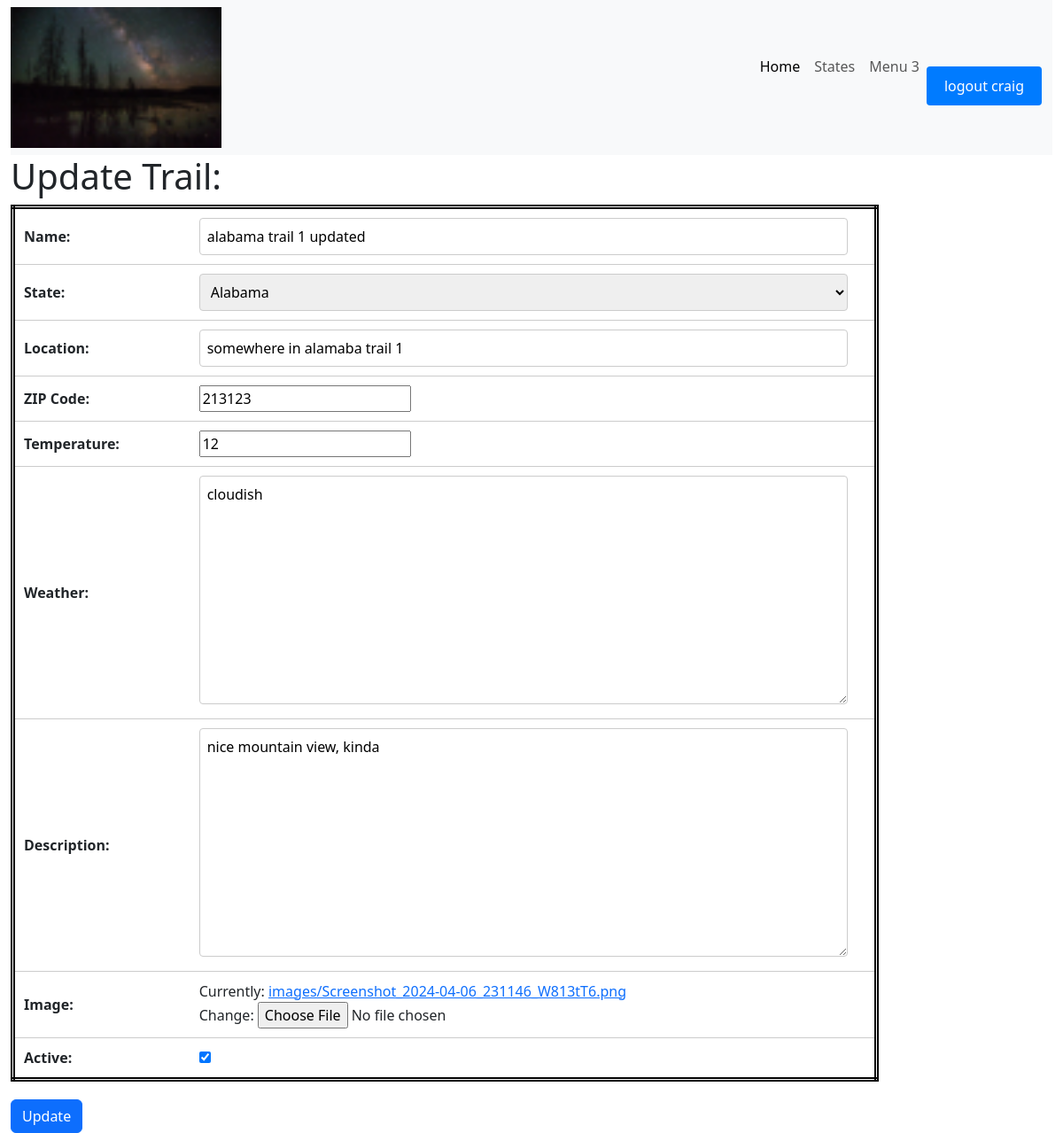
The page /trail/1/UPDATE/ (signed in) on the database as committed earlier.
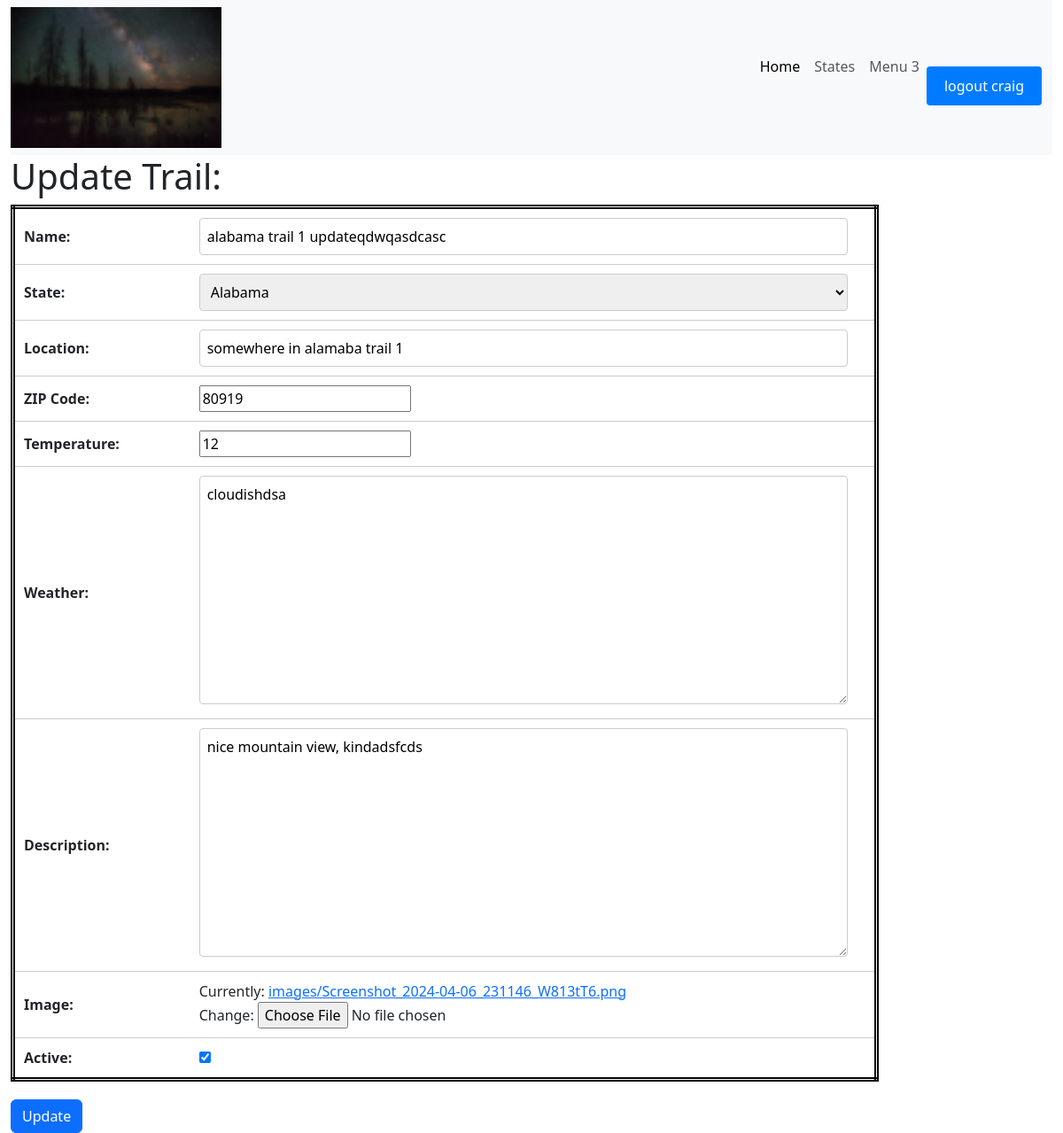
The same page on the database as committed later.
### trail_app/models.py (models this page shows, shortened)
class Trail(models.Model):
    name = models.CharField(max_length=200, blank=False)
    state = models.ForeignKey(State, on_delete=models.CASCADE)
    location = models.CharField(max_length=200, blank=False)
    zip_code = models.IntegerField(blank=False)
    temperature = models.IntegerField()
    weather = models.TextField()
    description = models.TextField(blank=False)
    image = models.ImageField(upload_to='images/', blank=False)
    is_active = models.BooleanField(default=False)

### trail_app/models.py (the view)
# urls.py: path('trail/<int:pk>/UPDATE/', login_required(views.TrailUpdateView.as_view()), name='trail-update'),
class TrailUpdateView(generic.UpdateView):
    model =Trail
    fields = ('name', 'state', 'location', 'zip_code', 'temperature', 'weather', 'description', 'image', 'is_active', )
    success_url = reverse_lazy('state-list')
    template_name = 'trail_app/trail_update.html'

### trail_app/models.py (called while the page is built)
    def __str__(self):
        return self.state

### trail_app/templates/trail_app/trail_update.html (shortened to what this page needs)
{% extends 'trail_app/base_template.html' %}
{% block content %}
<head>
</head>
{% if user.is_authenticated %}
    <h1>Update Trail: {{ state.state }}</h1>
    <form action="" method="post" enctype="multipart/form-data" class="trail-form">
        <table class="form-table" style = "border:5px dpuble black;">
            <tr>
                <td><label for="id_name">Name:</label></td>
                <td>{{ form.name }}</td>
            </tr>
            <tr>
                <td><label for="id_state">State:</label></td>
                <td>{{ form.state }}</td>
            </tr>
            <tr>
                <td><label for="id_location">Location:</label></td>
                <td>{{ form.location }}</td>
            </tr>
            <tr>
                <td><label for="id_zip_code">ZIP Code:</label></td>
                <td>{{ form.zip_code }}</td>
            </tr>
            <tr>
                <td><label for="id_temperature">Temperature:</label></td>
                <td>{{ form.temperature }}</td>
            </tr>
            <tr>
                <td><label for="id_weather">Weather:</label></td>
                <td>{{ form.weather }}</td>
            </tr>
            <tr>
                <td><label for="id_description">Description:</label></td>
                <td>{{ form.description }}</td>
            </tr>
            <tr>
                <td><label for="id_image">Image:</label></td>
                <td>{{ form.image }}</td>
            </tr>
            <tr>
                <td><label for="id_is_active">Active:</label></td>
                <td>{{ form.is_active }}</td>
            </tr>
        </table>
        <button type="submit" class="btn btn-primary"  id = "update">Update</button>
    </form>
{%endif%}
{% endblock %}

Rows that differ between the two databases and show on the page:
changed Trail "somewhere in alamaba trail 1": name "alabama trail 1 updated" → "alabama trail 1 updateqdwqasdcasc"; zip_code "213123" → "80919"; weather "cloudish" → "cloudishdsa"; description "nice mountain view, kinda" → "nice mountain view, kindadsfcds"
